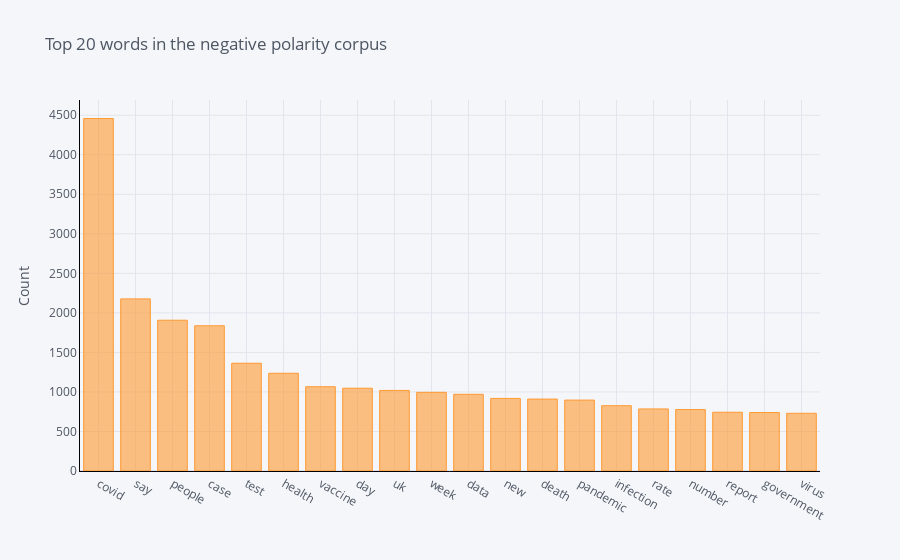

This figure's notebook cell:
### Code cell
print("Frequent Words in negative polarity text")
common_words = get_top_n_words(df[df['polarity']<0]['text'],20)
total=0
for word, freq in common_words:

    print(word, freq)
    
    total=total+freq
for word, freq in common_words:
    perc=(freq/len(neg_text))*100
    print(word,str(perc)+"%")
df1 = pd.DataFrame(common_words, columns = ['ReviewText' , 'count'])
df1.groupby('ReviewText').sum()['count'].sort_values(ascending=False).iplot(
    kind='bar', yTitle='Count', linecolor='black', title='Top 20 words in the negative polarity corpus')

### Figure 1 — Plotly figure (JSON) as saved in the notebook; plotly's stock layout.template omitted (floating-point values rounded to 4 significant figures)
{"data": [{"marker": {"color": "rgba(255, 153, 51, 0.6)", "line": {"color": "rgba(255, 153, 51, 1.0)", "width": 1}}, "name": "count", "orientation": "v", "text": "", "type": "bar", "x": ["covid", "say", "people", "case", "test", "health", "vaccine", "day", "uk", "week", "data", "new", "death", "pandemic", "infection", "rate", "number", "report", "government", "virus"], "y": [4458, 2177, 1907, 1837, 1363, 1236, 1066, 1047, 1019, 995, 970, 918, 910, 897, 826, 785, 777, 743, 739, 730]}], "layout": {"legend": {"bgcolor": "#F5F6F9", "font": {"color": "#4D5663"}}, "paper_bgcolor": "#F5F6F9", "plot_bgcolor": "#F5F6F9", "title": {"font": {"color": "#4D5663"}, "text": "Top 20 words in the negative polarity corpus"}, "xaxis": {"gridcolor": "#E1E5ED", "linecolor": "black", "showgrid": true, "tickfont": {"color": "#4D5663"}, "title": {"font": {"color": "#4D5663"}, "text": ""}, "zerolinecolor": "#E1E5ED"}, "yaxis": {"gridcolor": "#E1E5ED", "linecolor": "black", "showgrid": true, "tickfont": {"color": "#4D5663"}, "title": {"font": {"color": "#4D5663"}, "text": "Count"}, "zerolinecolor": "#E1E5ED"}}}
